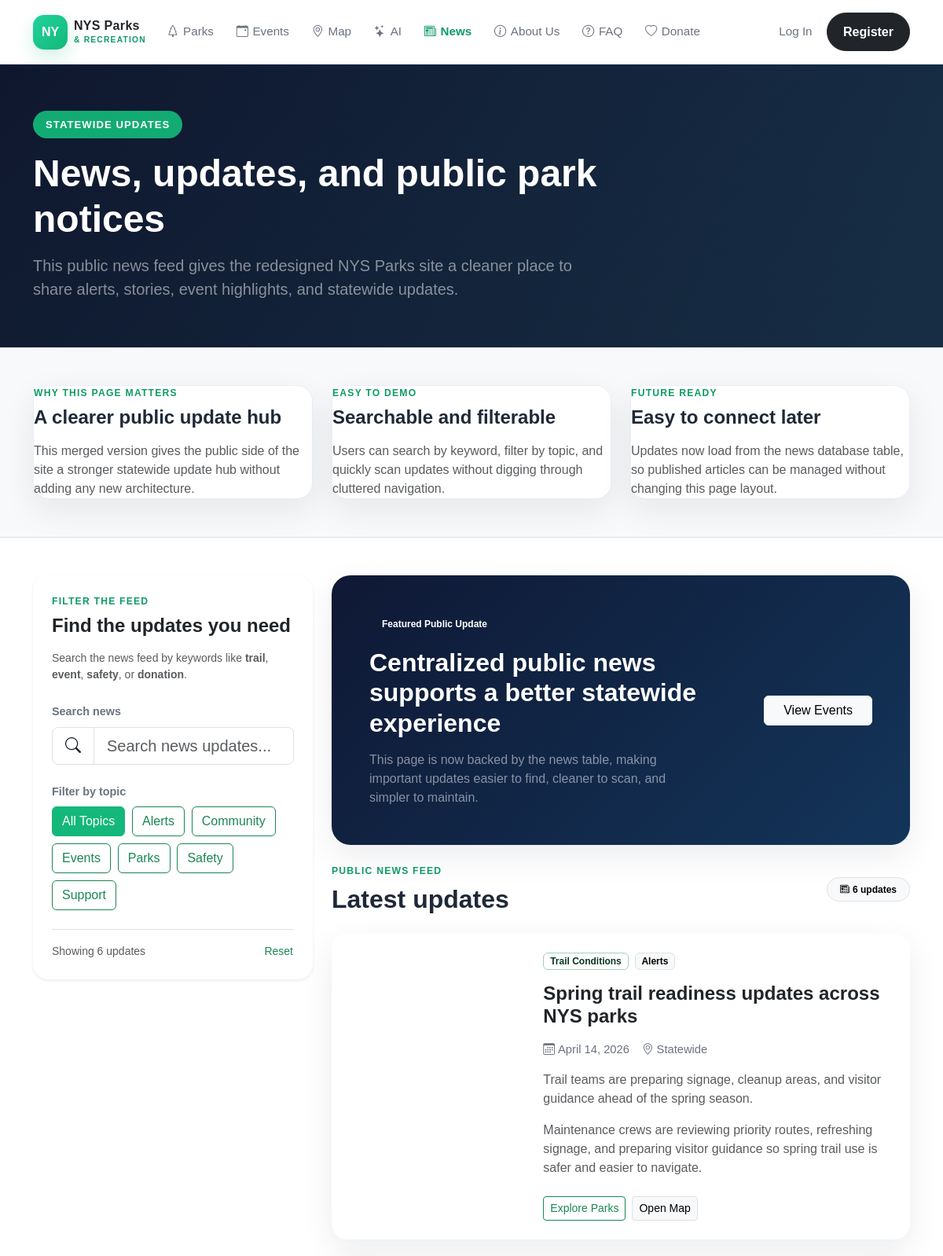
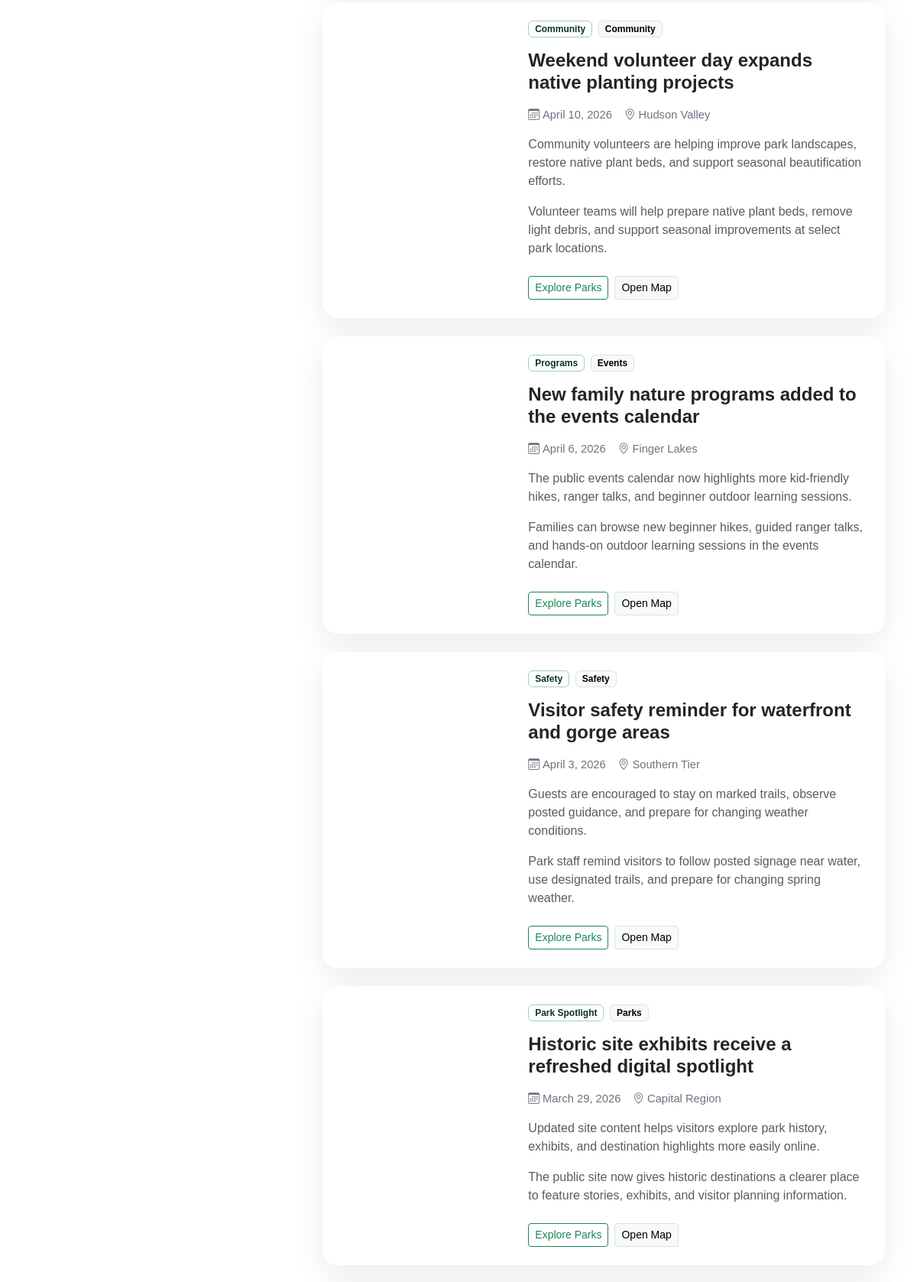
Page /news.php (upper part) on the committed database (2 pictures, top to bottom).
### tables this page shows
CREATE TABLE news (
    id INT AUTO_INCREMENT PRIMARY KEY,
    title VARCHAR(180) NOT NULL,
    topic ENUM('alerts','community','events','parks','safety','support','conservation','volunteer','maintenance','education','seasonal') NOT NULL,
    published_date DATE NOT NULL,
    region VARCHAR(80) NOT NULL,
    summary TEXT NOT NULL,
    content TEXT NOT NULL,
    image_url VARCHAR(255) NULL,
    image_alt VARCHAR(180) NULL,
    card_summary VARCHAR(255) NULL,
    tag VARCHAR(60) NOT NULL,
    is_featured TINYINT(1) NOT NULL DEFAULT 0,
    news_status ENUM('draft','published','archived') NOT NULL DEFAULT 'published',
    created_at DATETIME NOT NULL DEFAULT CURRENT_TIMESTAMP,
    updated_at DATETIME NOT NULL DEFAULT CURRENT_TIMESTAMP ON UPDATE CURRENT_TIMESTAMP,
    INDEX idx_news_status_date (news_status, published_date),
    INDEX idx_news_topic_date (topic, published_date),
    INDEX idx_news_region (region),
    INDEX idx_news_featured (is_featured)
);

### bootstrap.php (called while the page is built, shortened)
<?php
function db(): PDO {
    $host = '127.0.0.1';
    $port = '3306';
    $dbname = 'nys_parks';
    $username = 'root';
    $password = '';
    $dsn = "mysql:host={$host};port={$port};dbname={$dbname};charset=utf8mb4";
    $options = [
        PDO::ATTR_ERRMODE => PDO::ERRMODE_EXCEPTION,
        PDO::ATTR_DEFAULT_FETCH_MODE => PDO::FETCH_ASSOC,
    ];
    $pdo = new PDO($dsn, $username, $password, $options);
    return $pdo;
}
function current_user(PDO $db): ?array {
    if (empty($_SESSION['user_id'])) {
        return null;
    }
    $stmt = $db->prepare("SELECT u.*, p.name AS park_name FROM users u LEFT JOIN parks p ON p.id = u.park_id WHERE u.id = ? AND u.account_status='active'");
    $stmt->execute([(int) $_SESSION['user_id']]);
    $user = $stmt->fetch();
    return $user;
}
function e(?string $value): string {
    return htmlspecialchars((string) $value, ENT_QUOTES, 'UTF-8');
}
$db = db();
$currentUser = current_user($db);
?>

### news.php (the view, shortened to what this page needs)
<?php
require 'bootstrap.php';
$newsItems = $db->query("SELECT title, topic, DATE_FORMAT(published_date, '%M %e, %Y') AS date, region, summary, content, COALESCE(image_url,'') AS image_url, tag FROM news WHERE news_status='published' ORDER BY published_date DESC, id DESC")->fetchAll();
$topicLabels = ['all'=>'All Topics'];
foreach ($db->query("SELECT DISTINCT topic FROM news WHERE news_status='published' ORDER BY topic")->fetchAll(PDO::FETCH_COLUMN) as $topic) {
    $topicLabels[$topic] = ucwords(str_replace('_', ' ', $topic));
}
?>
<!DOCTYPE html>
<html lang="en"><head><link href="https://cdn.jsdelivr.net/npm/bootstrap@5.3.3/dist/css/bootstrap.min.css" rel="stylesheet" /><link rel="stylesheet" href="https://cdn.jsdelivr.net/npm/bootstrap-icons@1.11.3/font/bootstrap-icons.min.css" /><link rel="stylesheet" href="styles.css" /></head>
<body data-page="news">
<header class="site-header"><nav class="container py-3 d-flex flex-column flex-lg-row align-items-lg-center justify-content-between gap-3"><section class="d-flex flex-column flex-lg-row align-items-lg-center gap-3 gap-lg-4"><a href="index.php" class="brand-link text-decoration-none d-inline-flex align-items-center gap-2"><span class="brand-badge">NY</span><span class="brand-mark text-dark">NYS Parks<br /><small>&amp; RECREATION</small></span></a><ul class="list-unstyled d-flex flex-wrap gap-3 gap-lg-4 m-0 align-items-center"><li><a href="parks.php" class="nav-link-custom" data-page-link="parks"><i class="bi bi-tree"></i>Parks</a></li><li><a href="events.php" class="nav-link-custom" data-page-link="events"><i class="bi bi-calendar-event"></i>Events</a></li><li><a href="map.php" class="nav-link-custom" data-page-link="map"><i class="bi bi-geo-alt"></i>Map</a></li><li><a href="ai.php" class="nav-link-custom" data-page-link="ai"><i class="bi bi-stars"></i>AI</a></li><li><a href="news.php" class="nav-link-custom" data-page-link="news"><i class="bi bi-newspaper"></i>News</a></li><li><a href="about.php" class="nav-link-custom" data-page-link="about"><i class="bi bi-info-circle"></i>About Us</a></li><li><a href="faq.php" class="nav-link-custom" data-page-link="faq"><i class="bi bi-question-circle"></i>FAQ</a></li><li><a href="donate.php" class="nav-link-custom" data-page-link="donate"><i class="bi bi-heart"></i>Donate</a></li></ul></section><ul class="list-unstyled d-flex flex-wrap gap-2 gap-lg-3 m-0 align-items-center"><?php if ($currentUser): ?><li><a href="account.php" class="nav-link-custom"><i class="bi bi-person-circle"></i>Account</a></li><li><a href="logout.php" class="btn btn-dark nav-pill-btn">Logout</a></li><?php else: ?><li><a href="login.php" class="nav-link-custom" data-page-link="login">Log In</a></li><li><a href="register.php" class="btn btn-dark nav-pill-btn" data-page-link="register">Register</a></li><?php endif; ?></ul></nav></header>
<section class="subpage-hero subpage-hero-news text-white d-flex align-items-center"><div class="subpage-hero-overlay"></div><div class="container position-relative py-5"><div class="row"><div class="col-lg-8"><span class="hero-kicker">STATEWIDE UPDATES</span><h1 class="display-5 fw-bold mb-3">News, updates, and public park notices</h1><p class="lead text-white-50 mb-0">This public news feed gives the redesigned NYS Parks site a cleaner place to share alerts, stories, event highlights, and statewide updates.</p></div></div></div></section>
<section class="py-5 border-bottom bg-light"><div class="container"><div class="row g-4 align-items-stretch"><div class="col-lg-4"><div class="news-info-card h-100"><p class="section-label mb-2">WHY THIS PAGE MATTERS</p><h2 class="h4 fw-bold mb-3">A clearer public update hub</h2><p class="text-muted mb-0">This merged version gives the public side of the site a stronger statewide update hub without adding any new architecture.</p></div></div><div class="col-lg-4"><div class="news-info-card h-100"><p class="section-label mb-2">EASY TO DEMO</p><h2 class="h4 fw-bold mb-3">Searchable and filterable</h2><p class="text-muted mb-0">Users can search by keyword, filter by topic, and quickly scan updates without digging through cluttered navigation.</p></div></div><div class="col-lg-4"><div class="news-info-card h-100"><p class="section-label mb-2">FUTURE READY</p><h2 class="h4 fw-bold mb-3">Easy to connect later</h2><p class="text-muted mb-0">Updates now load from the news database table, so published articles can be managed without changing this page layout.</p></div></div></div></div></section>
<section class="py-5"><div class="container"><div class="row g-4 align-items-start"><div class="col-lg-4"><div class="card border-0 shadow-sm news-filter-card sticky-lg-top" style="top: 96px;"><div class="card-body p-4"><p class="section-label mb-2">FILTER THE FEED</p><h2 class="h4 fw-bold mb-3">Find the updates you need</h2><p class="text-muted small mb-4">Search the news feed by keywords like <strong>trail</strong>, <strong>event</strong>, <strong>safety</strong>, or <strong>donation</strong>.</p><div class="mb-4"><label for="newsSearch" class="form-label">Search news</label><div class="input-group input-group-lg"><span class="input-group-text bg-white"><i class="bi bi-search"></i></span><input type="text" class="form-control" id="newsSearch" placeholder="Search news updates..."></div></div><div class="mb-4"><label class="form-label d-block">Filter by topic</label><div class="news-topic-grid"><?php foreach($topicLabels as $topicValue=>$topicLabel): ?><button type="button" class="btn btn-outline-success news-topic-button <?= $topicValue==='all'?'active':'' ?>" data-news-topic="<?= e($topicValue) ?>"><?= e($topicLabel) ?></button><?php endforeach; ?></div></div><div class="d-flex justify-content-between align-items-center border-top pt-3"><span class="text-muted small" id="newsResultsText">Showing <?= count($newsItems) ?> updates</span><button type="button" class="btn btn-sm btn-link text-success text-decoration-none p-0" id="resetNewsFilters">Reset</button></div></div></div></div><div class="col-lg-8"><div class="news-highlight-card p-4 p-lg-5 mb-4"><div class="row align-items-center g-4"><div class="col-md-8"><span class="badge rounded-pill px-3 py-2 text-white mb-3">Featured Public Update</span><h2 class="fw-bold mb-3">Centralized public news supports a better statewide experience</h2><p class="mb-0 text-white-50">This page is now backed by the news table, making important updates easier to find, cleaner to scan, and simpler to maintain.</p></div><div class="col-md-4 text-md-end"><a href="events.php" class="btn btn-light px-4">View Events</a></div></div></div><div class="d-flex justify-content-between align-items-center flex-wrap gap-3 mb-4"><div><p class="section-label mb-2">PUBLIC NEWS FEED</p><h2 class="fw-bold mb-0">Latest updates</h2></div><span class="badge rounded-pill text-bg-light border px-3 py-2"><i class="bi bi-newspaper me-1"></i><span id="newsCount"><?= count($newsItems) ?></span> updates</span></div><div class="row g-4"><?php foreach($newsItems as $item): $itemSearch = strtolower($item['title'].' '.$item['summary'].' '.$item['content'].' '.$item['region'].' '.$item['tag']); ?><div class="col-12 news-item" data-topic="<?= e($item['topic']) ?>" data-search="<?= e($itemSearch) ?>"><article class="card border-0 news-card h-100"><div class="row g-0 h-100"><div class="col-md-4"><div class="news-card-image h-100" style="background-image: url('<?= e($item['image_url']) ?>');"></div></div><div class="col-md-8"><div class="card-body p-4 p-lg-4 d-flex flex-column h-100"><div class="d-flex flex-wrap gap-2 mb-3"><span class="badge text-bg-success-subtle text-success-emphasis border border-success-subtle"><?= e($item['tag']) ?></span><span class="badge text-bg-light border"><?= e($topicLabels[$item['topic']] ?? 'Update') ?></span></div><h3 class="h4 fw-bold mb-3"><?= e($item['title']) ?></h3><div class="news-meta mb-3"><span><i class="bi bi-calendar3 me-1"></i><?= e($item['date']) ?></span><span><i class="bi bi-geo-alt me-1"></i><?= e($item['region']) ?></span></div><p class="text-muted mb-3"><?= e($item['summary']) ?></p><p class="text-muted mb-4"><?= e($item['content']) ?></p><div class="mt-auto d-flex flex-wrap gap-2"><a href="parks.php" class="btn btn-outline-success btn-sm">Explore Parks</a><a href="map.php" class="btn btn-light btn-sm border">Open Map</a></div></div></div></div></article></div><?php endforeach; ?></div><div id="noNewsMessage" class="alert alert-light border d-none mt-4"><h3 class="h6 fw-bold mb-1">No news items match your filters</h3><p class="mb-0 text-muted">Try a different keyword or reset the selected topic.</p></div><div class="card border-0 shadow-sm news-cta-card mt-4"><div class="card-body p-4 p-lg-5"><div class="row g-4 align-items-center"><div class="col-md-8"><p class="section-label mb-2">KEEP EXPLORING</p><h2 class="h4 fw-bold mb-2">Turn updates into action</h2><p class="text-muted mb-0">After reading statewide updates, public users can jump into the park directory, browse events, or support the system through the donate flow.</p></div><div class="col-md-4 text-md-end"><a href="events.php" class="btn btn-success px-4 me-2 mb-2 mb-md-0">Go to Events</a><a href="donate.php" class="btn btn-outline-success px-4">Donate</a></div></div></div></div></div></div></div></section>
<script src="https://cdn.jsdelivr.net/npm/bootstrap@5.3.3/dist/js/bootstrap.bundle.min.js"></script><script src="app.js"></script></body></html>

### styles.css (style rules this page uses)
:root { --nys-green: #14b87a; --nys-green-dark: #0f9a66; --nys-teal: #74f0cf; --nys-navy: #0f1834; --nys-navy-2: #142347; --nys-text: #1f2937; --nys-muted: #6b7280; --nys-border: #e9eef5; --nys-surface: #ffffff; --nys-surface-soft: #f7fafc; --nys-shadow: 0 14px 40px rgba(15, 24, 52, 0.08); --nys-radius-lg: 1.35rem; --nys-radius-xl: 1.75rem; }
html { scroll-behavior: smooth; }
body { margin: 0; font-family: Arial, Helvetica, sans-serif; color: var(--nys-text); background: #ffffff; }
a { transition: 0.2s ease; }
.site-header { background: rgba(255, 255, 255, 0.94); backdrop-filter: blur(8px); border-bottom: 1px solid var(--nys-border); position: sticky; top: 0; z-index: 1000; }
.brand-link { color: inherit; }
.brand-badge { width: 44px; height: 44px; border-radius: 14px; display: inline-flex; align-items: center; justify-content: center; background: linear-gradient(135deg, #20d39b, #14b87a); color: #ffffff; font-weight: 700; box-shadow: 0 10px 24px rgba(20, 184, 122, 0.2); }
.brand-mark { line-height: 1; font-weight: 700; letter-spacing: 0.02em; }
.brand-mark small { color: var(--nys-green-dark); letter-spacing: 0.12em; font-size: 0.64rem; }
.nav-link-custom { color: var(--nys-muted); font-size: 0.95rem; font-weight: 500; text-decoration: none; padding: 0.35rem 0.15rem; display: inline-flex; align-items: center; gap: 0.35rem; }
.active-link { color: var(--nys-green-dark); font-weight: 700; }
.nav-pill-btn { border-radius: 999px; padding: 0.72rem 1.25rem; font-weight: 700; }
.form-label { font-size: 0.9rem; font-weight: 700; color: var(--nys-muted); }
.news-card { background: #ffffff; border: 1px solid var(--nys-border); border-radius: 1.35rem; overflow: hidden; box-shadow: 0 12px 28px rgba(15, 24, 52, 0.06); height: 100%; }
.subpage-hero { min-height: 360px; position: relative; background: linear-gradient(135deg, var(--nys-navy), #13355a); }
.subpage-hero-overlay { position: absolute; inset: 0; background: linear-gradient(rgba(14,21,39,.48), rgba(14,21,39,.56)); }
.subpage-hero-news { background: linear-gradient(135deg, #0f1834, #214d69); }
.hero-kicker { display:inline-block; padding:.5rem 1rem; border-radius:999px; background:rgba(20,184,122,.92); color:#fff; font-size:.82rem; font-weight:700; letter-spacing:.08em; margin-bottom:1rem; }
.section-label { font-size:.76rem; font-weight:800; letter-spacing:.1em; color: var(--nys-green-dark); text-transform: uppercase; }
.news-info-card,.faq-info-card,.mini-stat-card,.donate-summary-card,.news-filter-card,.faq-filter-card,.ai-guide-side-card,.donate-form-card,.faq-hero-card { background:#fff; border:1px solid var(--nys-border); border-radius:1.25rem; box-shadow: var(--nys-shadow); }
.news-highlight-card { border-radius: 1.5rem; background: linear-gradient(135deg, var(--nys-navy), #13355a); color: #fff; box-shadow: var(--nys-shadow); }
.news-card { border-radius: 1.25rem; box-shadow: var(--nys-shadow); overflow: hidden; }
.news-card-image { min-height: 240px; background-size: cover; background-position: center; }
.news-meta { display:flex; flex-wrap:wrap; gap:1rem; color: var(--nys-muted); font-size:.92rem; }
.news-topic-grid,.faq-topic-grid { display:flex; flex-wrap:wrap; gap:.55rem; }
.news-topic-button.active,.faq-topic-button.active { background: var(--nys-green); color:#fff; border-color: var(--nys-green); }

### rows in the picture
news: tag "Trail Conditions", topic "Alerts", title "Spring trail readiness updates across NYS parks", date "April 14, 2026", region "Statewide", summary "Trail teams are preparing signage, cleanup areas, and visitor guidance ahead of the spring season.", content "Maintenance crews are reviewing priority routes, refreshing signage, and preparing visitor guidance so spring trail use is safer and easier to navigate."
news: tag "Community", topic "Community", title "Weekend volunteer day expands native planting projects", date "April 10, 2026", region "Hudson Valley", summary "Community volunteers are helping improve park landscapes, restore native plant beds, and support seasonal beautification efforts.", content "Volunteer teams will help prepare native plant beds, remove light debris, and support seasonal improvements at select park locations."
news: tag "Programs", topic "Events", title "New family nature programs added to the events calendar", date "April 6, 2026", region "Finger Lakes", summary "The public events calendar now highlights more kid-friendly hikes, ranger talks, and beginner outdoor learning sessions.", content "Families can browse new beginner hikes, guided ranger talks, and hands-on outdoor learning sessions in the events calendar."
news: tag "Safety", topic "Safety", title "Visitor safety reminder for waterfront and gorge areas", date "April 3, 2026", region "Southern Tier", summary "Guests are encouraged to stay on marked trails, observe posted guidance, and prepare for changing weather conditions.", content "Park staff remind visitors to follow posted signage near water, use designated trails, and prepare for changing spring weather."
news: tag "Park Spotlight", topic "Parks", title "Historic site exhibits receive a refreshed digital spotlight", date "March 29, 2026", region "Capital Region", summary "Updated site content helps visitors explore park history, exhibits, and destination highlights more easily online.", content "The public site now gives historic destinations a clearer place to feature stories, exhibits, and visitor planning information."

### other values in the picture
$topicLabel "All Topics"
$topicLabel "Alerts"
$topicLabel "Community"
$topicLabel "Events"
$topicLabel "Parks"
$topicLabel "Safety"
$topicLabel "Support"
count($newsItems) "6"
